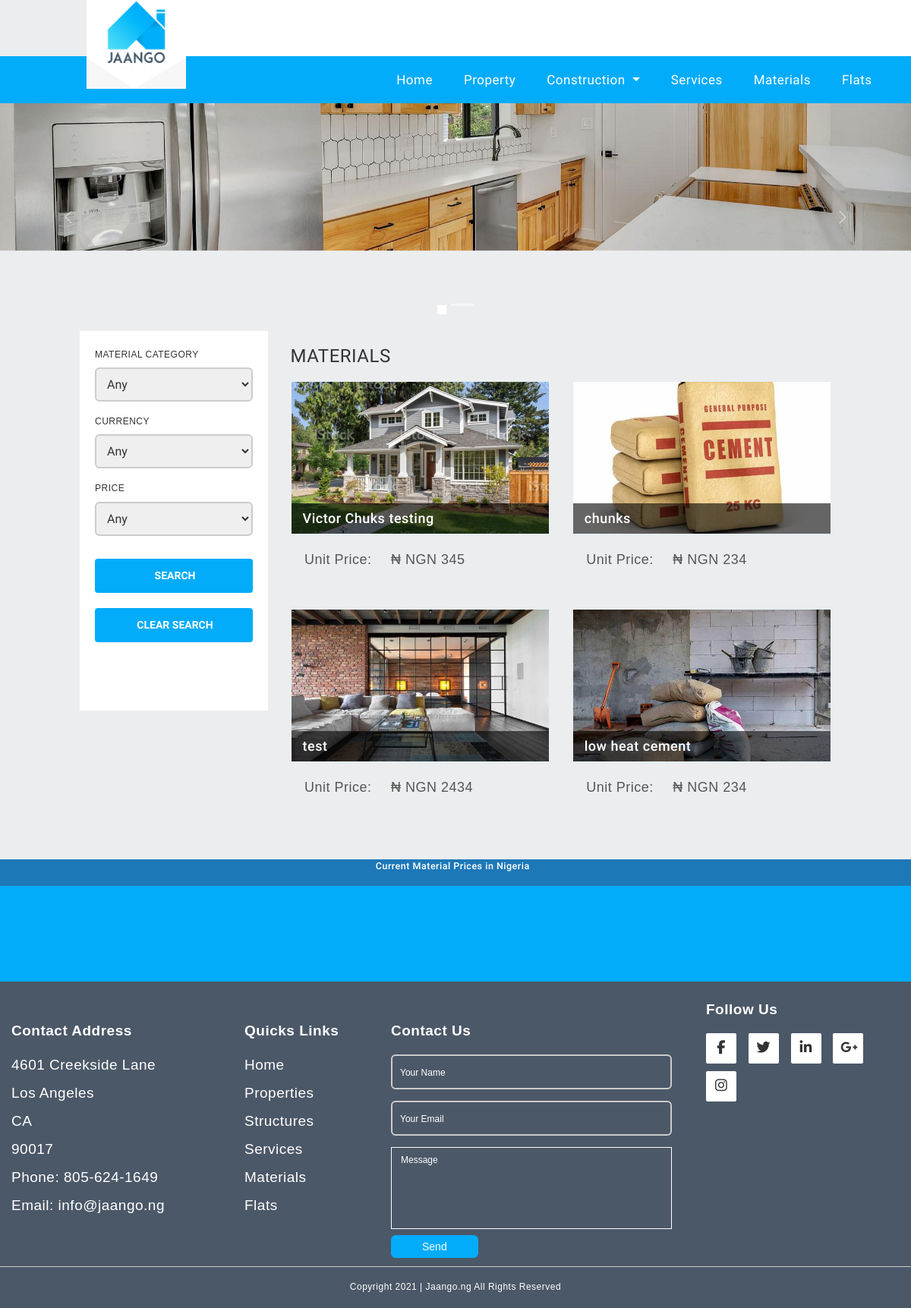
The page /materials on the database its author committed.
### app/models.py (models this page shows, shortened)
class Material(models.Model):
    type = [
        ("Test Cate","Test Cate"),
        ("Cement","Cement"),
        ("Tiles","Tiles"),
        ("Sand","Sand"),
        ("Gravel","Gravel"),
        ("Iron","Iron"),
        ("Limestone","Limestone"),
    ]
    weight = [
        ("KG","KG"),
        ("Pound","Pound"),
        ("Tonne","Tonne"),
        ("Grams","Grams"),
        ("Milligrams","Milligrams"),
        ("Meters","Meters"),
        ("Square Meters","Square Meters"),
        ("Centimeters","Centimeters"),
        ("Inches","Inches"),
        ("Millimeters","Millimeters")
    ]
    user = models.ForeignKey(User,on_delete=models.CASCADE)
    Item= models.CharField(default="",max_length=20)
    Title= models.CharField(default="",max_length=50)
    Description = models.CharField(default="",max_length=250)
    Address = models.CharField(default="",max_length=200)
    Quantity = models.IntegerField()
    Price = models.IntegerField()
    Category = models.CharField(max_length=50,choices=type)
    Currency= models.CharField(choices=Property.currency,max_length=20)
    Weight = models.CharField(choices=weight,max_length=80)
    Date = models.DateField(default=timezone.now)
    image1 = models.FileField(upload_to="Images",null=True,blank=True)
    image1Verify = models.BooleanField(blank=True,null=True)

### app/views.py (the view, shortened to what this page needs)
# urls.py: path("materials",views.material,name="material"),
def material(request):
    data = {}
    newList = []
    data["ptype"] = models.Material.type
    data["currency"] = currency
    materialData = models.Material.objects.all()
    data["material"] = materialData
    return render(request, "materials.html", data)

### Templates/materials.html (shortened to what this page needs)
{% extends "base.html" %}
{% block corousal %}
<div id="carouselExampleIndicators" class="carousel slide coros" data-bs-ride="carousel">
  <div class="carousel-indicators">
    <button type="button" data-bs-target="#carouselExampleIndicators" data-bs-slide-to="0" class="active"
      aria-current="true" aria-label="Slide 1"></button>
    <button type="button" data-bs-target="#carouselExampleIndicators" data-bs-slide-to="1"
      aria-label="Slide 2"></button>
  </div>
  <div class="carousel-inner">
    <div class="carousel-item active">
      <img src="/static/assets/images/material1.jpg" class="d-block w-100" alt="image">
    </div>
  </div>
  <button class="carousel-control-prev" type="button" data-bs-target="#carouselExampleIndicators" data-bs-slide="prev">
    <span class="carousel-control-prev-icon" aria-hidden="true"></span>
  </button>
  <button class="carousel-control-next" type="button" data-bs-target="#carouselExampleIndicators" data-bs-slide="next">
    <span class="carousel-control-next-icon" aria-hidden="true"></span>
  </button>
</div>
{% endblock %}
{% block body %}
<div class="container-fluid content">
  <div class="row search-filter-row">
    <div class="col-md-4 col-lg-3 search-filters" style="background-color:rgb(243, 229, 229);">
      <form method="POST" action="/materials">{% csrf_token %}
        <ul class="list-unstyled">
          <li>
            <h6>MATERIAL CATEGORY</h6>
            <select class="selectpicker" id="lst-property-type" name="lst-property-type" title="All Types">
              {% for i in ptype %}
              <option value="" style="display: none;">Any</option>
              {% endfor %}
            </select>
          </li>
          <li>
            <h6>CURRENCY</h6>
            <select class="selectpicker lst-currency" title="₦ NGN" id="lst-currency" name="lst-currency">
              {% for i in currency %}
              <option value="" style="display: none;">Any</option>
              {% endfor %}
            </select>
          </li>
          <li>
            <h6>PRICE</h6>
            <select class="selectpicker lst-price" title="Any" id="lst-price" name="lst-price">
              <option value="" style="display: none;">Any</option>
            </select>
          </li>
        </ul>
        <button type="submit" class="btn btn-default search-filters-submit"
          id="property-filters-submit">&nbsp;SEARCH</button>
        <a href="/materials"><button type="button" class="btn btn-default search-filters-submit"
            id="property-filters-clear">&nbsp;CLEAR
            SEARCH</button></a>
      </form>
    </div>
    <div class="col-md-8 col-lg-9 search-list">
      <div>
        <h3 class="no-padding">MATERIALS</h3>
      </div>
      <div class="row" id="properties-list-container">
        {% for i in material %}
        <div class="col-sm-6 search-list-element">
          <a href="materials/{{i.id}}">
            <div class="search-list-img">
              <img src="Files/{{i.image1}}" class="img-responsive">
              <div class="opaque-heading-field">
                <div class="element-heading">
                  <h4>{{ i.Title }}</h4>
                </div>
              </div>
            </div>
          </a>
          <div class="info-panel">
            <div class="row no-margin features">
              <a class="modal-locat">
                <div class="location-tile">
                  <span
                    style="font-family: 'Gill Sans', 'Gill Sans MT', Calibri, 'Trebuchet MS', sans-serif; font-size: large;"
                    aria-hidden="true">Unit Price: </span>
                  <h4
                    style="font-family: 'Gill Sans', 'Gill Sans MT', Calibri, 'Trebuchet MS', sans-serif; font-size: large;"
                    class="no-margin display-inline">{{i.Currency}} {{ i.Price }}</h4>
                </div>
              </a>
            </div>
          </div>
        </div>
        {% endfor %}
      </div>
    </div>
  </div>
</div>
{% endblock %}

### static/assets/css/style.css (style rules this page uses)
html, body { font-family: 'Roboto', sans-serif; margin:0; width: 100% !important; height:100%; letter-spacing: .5px; }
body { overflow-y: scroll !important; padding: 0 !important; }
h1, h2, h3, h4, h5, h6, .h1, .h2, .h3, .h4, .h5, .h6 { font-weight: 400; }
.content { padding: 0 10% 40px !important; }
p, h1, h2, h3, h4, h5, h6 { padding-left: 0 !important; }
.carousel-indicators { bottom: 10px; margin-bottom: 0; }
.carousel-indicators .active { margin: 2px 3px; }
.search-filter-row { margin-left: 0; margin-right: 0; }
.search-filters { padding: 5px 20px 20px; background-color: #ecedef; }
.search-filters h6 { margin-top: 20px; }
.search-filters-submit { width: 100%; border-radius: 0; margin-top: 20px; color: #ffffff; background-color: #4b5867; border-color: transparent; }
.search-list { padding: 0 0 0 30px; }
.search-list-element { padding-bottom: 30px; padding-top: 10px; }
.search-list-element:nth-child(odd) { clear: both; }
.search-list-img { position: relative; border: 1px solid #e4eef1; cursor: pointer; }
.search-list-img img { width: 100%; height: 200px; object-fit: cover; }
.opaque-heading-field { background-color: rgba(0,0,0,.6); color: #ffffff; position: absolute; min-height: 40px; width: 100%; z-index: 1; bottom: 0; }
.element-heading { z-index: 2; color: #ffffff; }
.element-heading h4 { padding-left: 15px !important; }
.info-panel, .main-enquiry { border: 1px solid #e4eef1 !important; }
.features { padding: 10px; }
.location-tile { padding: 10px 0 0; }
.list-element-bottom-row h5, h4, h3 { padding-left: 20px !important; }
.materials-row h5, .search-filters-submit, .subpage-intro-tiles a, .element-heading h4, .element-left-feature h6, .element-right-feature h6, .info-table h5, .list-element-bottom-row h4, .list-element-bottom-row h3 { font-weight: 500 !important; }
.contact-top h3, .contact-top h5, .filter-option, .subpage-intro-tiles p, .materials-bottom-row h6, .info-panel { color: #565656; }
.display-inline { display: inline-block !important; }
.no-padding { padding: 0 !important; }
.no-margin { margin: 0 !important; }
a { color: inherit !important; }
* { -webkit-box-sizing: border-box; -moz-box-sizing: border-box; box-sizing: border-box; }
.carousel-inner { height: 100%; }

### static/assets/css/half-slider.css (style rules this page uses)
html, body { height: 100%; }
.carousel { height: 65%; }
.item, .active, .carousel-inner { height: 100%; }

### static/assets/css/add.css (style rules this page uses)
body { background-color: #ecedef; }
.selectpicker { height: 45px; width: 100%; }
.selectpicker option { font-size: 17px; font-family:'Gill Sans', 'Gill Sans MT', Calibri, 'Trebuchet MS', sans-serif; font-weight: 200; }
.search-filters-submit { background-color: #02acfa; height: 45px; font-weight: bold!important; border-radius: 4px; }
.search-list { max-height: 1200px; overflow-y: scroll; }

### Templates/base.html (style rules this page uses)
* { padding: 0px; margin: 0px; }
.coros { height: 300px; }
.carousel-item { height: 300px; }
.row { margin-left: -15px; margin-right: -15px; }

### Templates/materials.html (style rules this page uses)
select { border-radius: 6px; height: 46px; padding: 10px; font-size: 16px; border: 2px solid #ccc !important; }
h6 { font-family: 'Gill Sans', 'Gill Sans MT', Calibri, 'Trebuchet MS', sans-serif !important; }
.search-filters { max-height: 500px; background-color: #fff !important; }

### rows shown on the page
Material: image1 (picture), Title "Victor Chuks testing", Currency "₦ NGN", Price "345"
Material: image1 (picture), Title "chunks", Currency "₦ NGN", Price "234"
Material: image1 (picture), Title "test", Currency "₦ NGN", Price "2434"
Material: image1 (picture), Title "low heat cement", Currency "₦ NGN", Price "234"
